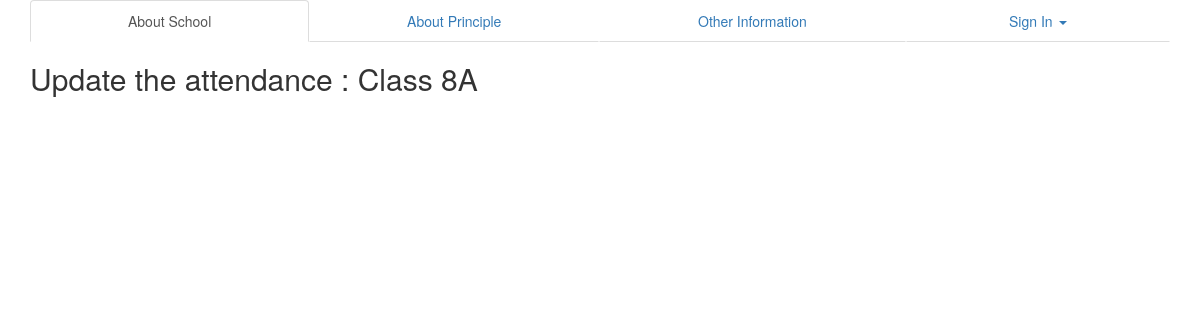
Before: /class.php?cid=8A with the older database file.
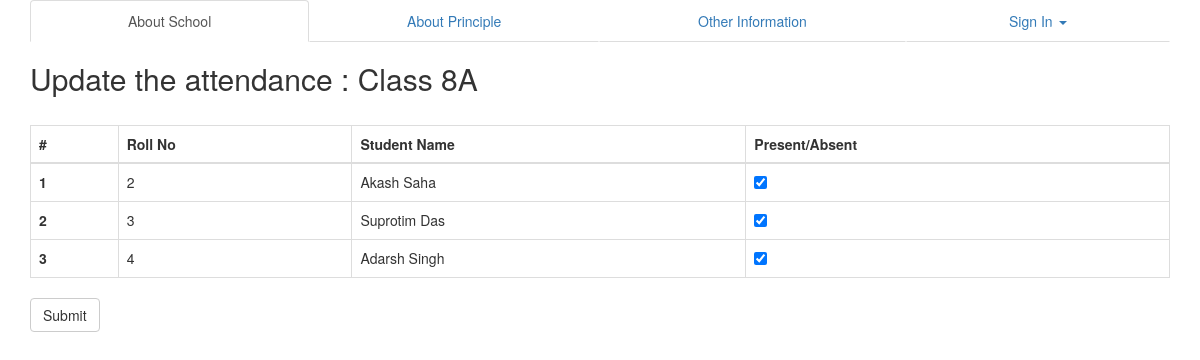
After: the same page with the newer database file.
### tables this page shows
CREATE TABLE IF NOT EXISTS `student` (
  `name` varchar(255) NOT NULL,
  `student_id` varchar(255) NOT NULL,
  `roll` int(10) NOT NULL,
  `class_id` varchar(11) NOT NULL,
  `school_id` varchar(10) NOT NULL
);

### class.php (the view)
<?php include ('./inc/header.inc.php');
echo "<h2>Update the attendance : Class ";
if(isset($_GET['cid'])){
	$cid = mysqli_real_escape_string($db,$_GET['cid']);
	$result = mysqli_query($db,"SELECT name, roll FROM student WHERE class_id='$cid'");
	echo $cid."</h2><br>";
	$usercount = mysqli_num_rows($result);
	if($usercount>0){
		echo
		'<table class="table table-bordered">
		<thread><tr>
		<th>#</th>
		<th>Roll No</th>
		<th>Student Name</th>
		<th>Present/Absent</th>
		</tr></thread>
		<tbody>
		<form role="form" method="POST" action="class.php">';
		$p=1;
		while ($row = $result->fetch_assoc()) {
			$name=$row['name'];
			$rollno = $row['roll'];
			echo
			'
			<tr>
				<th scope="row">'.$p.'</th>
				<td>'.$rollno.'</td>
				<td>'.$name.'</td>
				<td><input type="checkbox" checked/></td>
			</tr>
			';
			$p++;
		}
		echo'
		</tbody>
		</table>
		<button type="submit" class="btn btn-default">Submit</button>
		</form>';
	}
}
include("./inc/footer.inc.php"); ?>

### inc/header.inc.php (shortened to what this page needs)
<?php
if(!isset($_SESSION['user_id'])){
	$type='0';
}
else{
	$uid=$_SESSION['user_id'];
	$type=$_SESSION['type'];
}
?>
<!doctype html>
<html>
<head>
<link rel="stylesheet" href="http://maxcdn.bootstrapcdn.com/bootstrap/3.3.5/css/bootstrap.min.css">
</head>
<body>
<div class="container">
<?php
if($type=='0'){
?>
	<ul class="nav nav-tabs nav-justified">
		<li role="presentation" class="active"><a href="#">About School</a></li>
		<li role="presentation"><a href="#">About Principle</a></li>
		<li role="presentation"><a href="#">Other Information</a></li>
		<li role="presentation" class="dropdown">
		    	<a class="dropdown-toggle" data-toggle="dropdown" href="#" role="button" aria-haspopup="true" aria-expanded="false">Sign In
		    	<span class="caret"></span></a>
	  	</li>
	</ul>
<?php
}
?>

### inc/footer.inc.php
</div>
</body>
</html>

Changed rows visible on the page:
now on this page (row edited): student: roll "2", name "Akash Saha"
now on this page (row edited): student: roll "3", name "Suprotim Das"
now on this page (row edited): student: roll "4", name "Adarsh Singh"
Other visible differences:
text now shown: "# Roll No Student Name Present/Absent Submit"
